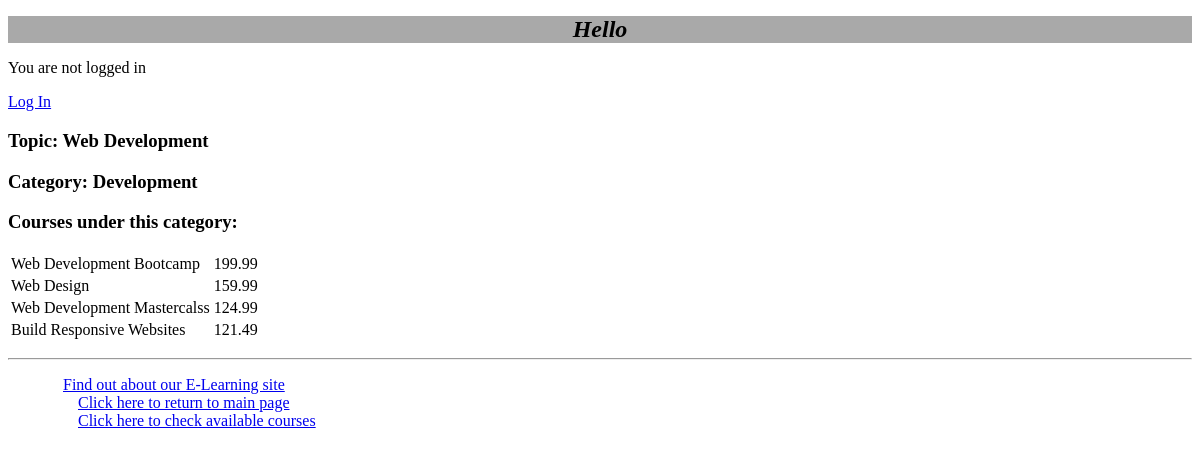
/myapp/1, run on an earlier commit of the app's database.
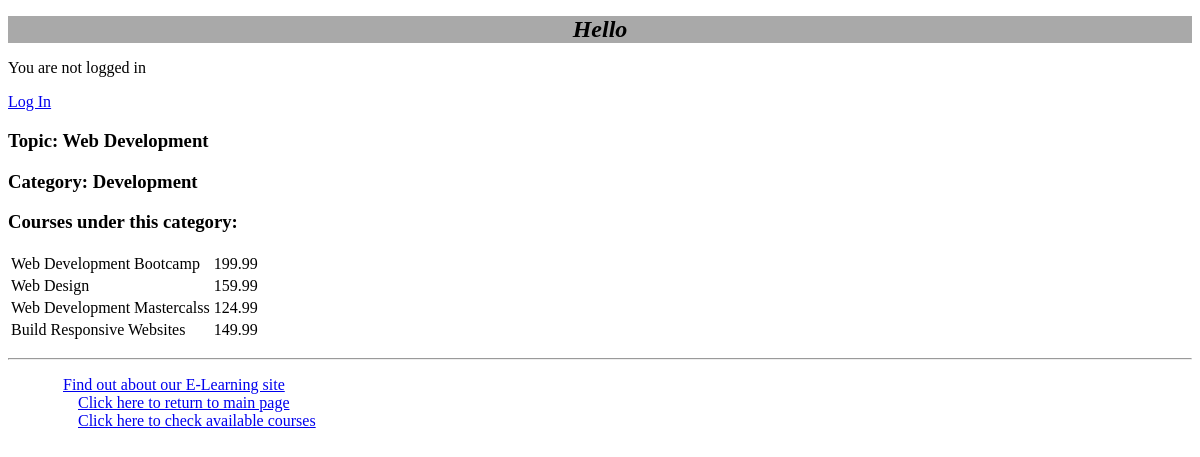
And on a later commit of the database.
### myapp/models.py (models this page shows, shortened)
class Course(models.Model):
    topic = models.ForeignKey(Topic, related_name='courses', on_delete=models.CASCADE)
    name = models.CharField(max_length=200)
    price = models.DecimalField(max_digits=10, decimal_places=2)
    for_everyone = models.BooleanField(default=True)
    description = models.TextField(max_length=300, null=True, blank=True)
    interested = models.PositiveIntegerField(default=0)
    stages = models.PositiveIntegerField(default=3)

### myapp/views.py (the view)
# urls.py: path(r'<int:topic_no>', views.detail, name='detail'),
def detail(request, topic_no):
    topic = get_object_or_404(Topic, id=topic_no)
    cour_list = Course.objects.filter(topic=topic_no)
    return render(request, r'myapp/detail.html', {'top_detail': topic, 'cou_list': cour_list})

### myapp/templates/myapp/detail.html (shortened to what this page needs)
{% extends 'myapp/base.html' %}
{% block body_block %}
    <h3>Topic: {{ top_detail.name }}</h3>
    <h3>Category: {{ top_detail.category }}</h3>
    <h3>Courses under this category:</h3>
    <table>
        {% for course in cou_list %}
        <tr>
            <td>{{ course.name }}</td>
            <td>{{ course.price }}</td>
        </tr>
        {% endfor %}
    </table>
{% endblock %}
{% block myhdg %}Hello {{ user.getUserName }}{% endblock %}

What changed in the data, as far as the page shows it:
changed Course "Build Responsive Websites": price "121.49" → "149.99"
